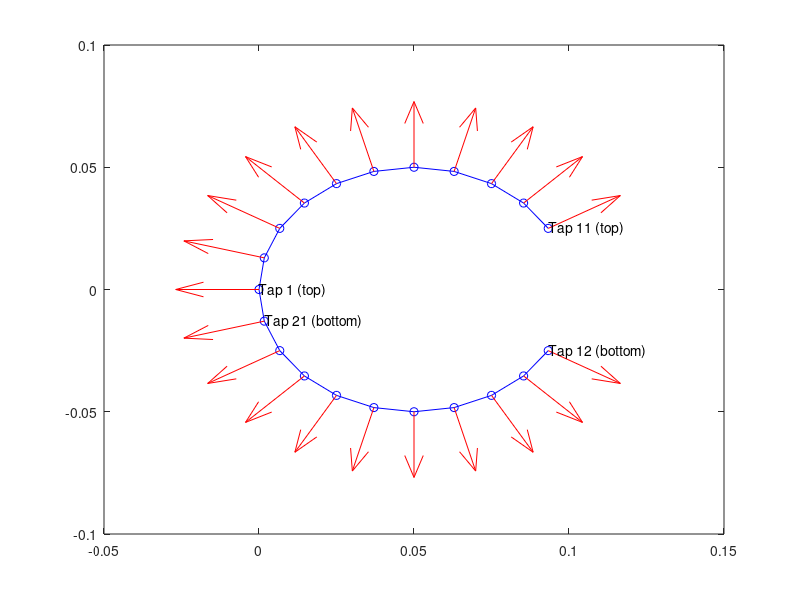

Reproduce this figure in MATLAB.
function [ xn, yn, u, v ] = cylinder_normals()
%Code for outputting the Cylinder Surface Normals
%   aoa = current angle of attack (degrees)
% OUTPUTS: xn,yn pointer vectors from leading edge of cylinder
% u,v are the x and y components of the surface normals

r = 0.1/2;      %Cyl. radius (m)
dtheta = 15;    %Distance between each tap
%Generate angular locations%
theta = 0:dtheta:(360-dtheta);
    xn = r.*cos(theta.*pi./180) + r;%switch to cartesian
    yn = r.*sin(theta.*pi./180) ;

%Find Surface Normals%
xL = circshift(xn,1); xR = circshift(xn,-1); %Generate x and y area
yL = circshift(yn,1); yR = circshift(yn,-1); %elements that P acts on
    v = (xL - xR);
    u = (yR - yL);

%Get rid of taps not connected%
    ind = 3:1:round(numel(theta)-1);
    xn = xn(ind); yn = yn(ind); u = u(ind); v = v(ind);
% Plot actual cylinder % 
figure(2)
    plot(xn,yn,'bo-')
    hold on
%Plot surface  normals%
 quiver(xn,yn,u,v,'r');
    %Add some useful text%
    text(xn(1),yn(1),'Tap 11 (top)')
    text(xn(end),yn(end),'Tap 12 (bottom)')
    stag = find(xn == 0);
    text(xn(stag),yn(stag),'Tap 1 (top)')
    text(xn(stag+1),yn(stag+1),'Tap 21 (bottom)')
  hold off 
    
    
end

